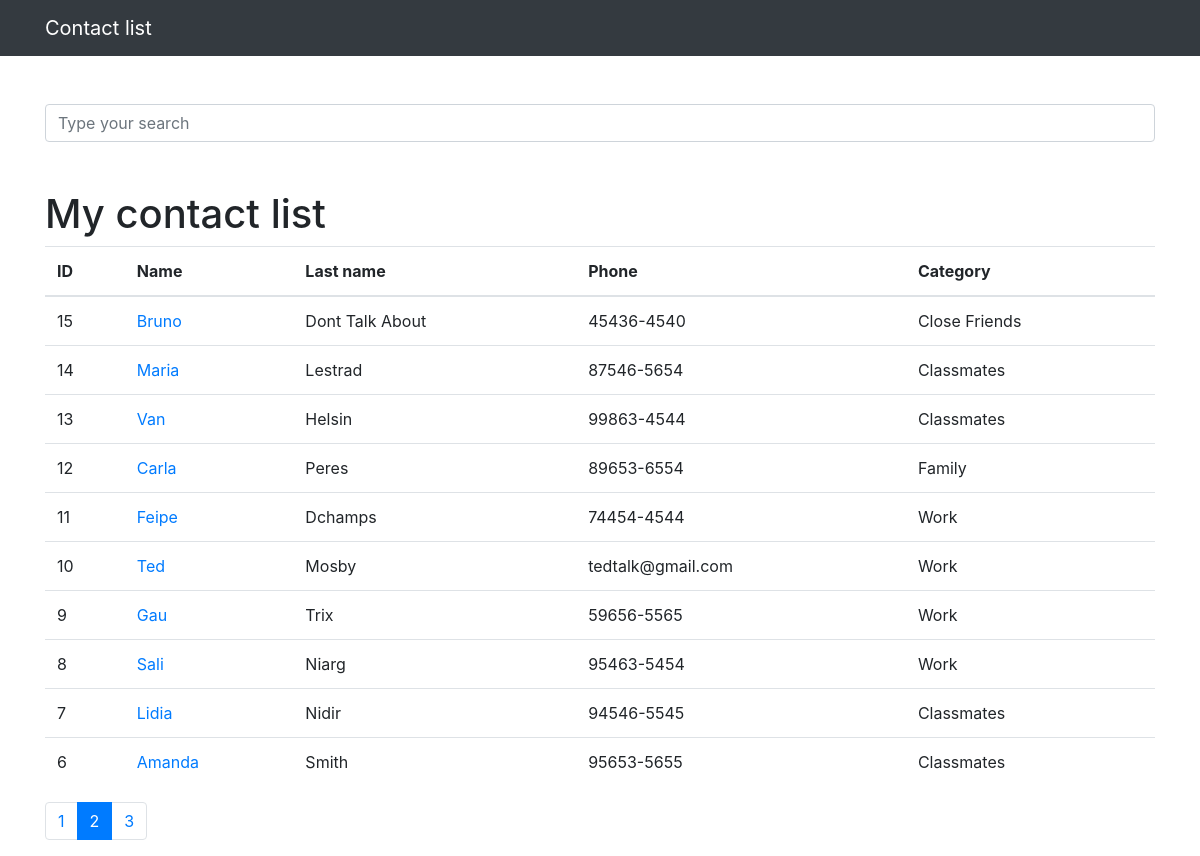
The app's page /?p=2&word= with its own data.
### contacts/models.py (models this page shows, shortened)
class Contact(models.Model):
    name = models.CharField(max_length=255)
    last_name = models.CharField(max_length=255, blank=True)
    phone_number = models.CharField(max_length=255)
    email = models.CharField(max_length=255, blank=True)
    creation_date = models.DateTimeField(default=timezone.now)
    description = models.TextField(blank=True)
    category = models.ForeignKey(Category, on_delete=models.DO_NOTHING)
    show = models.BooleanField(default=True)
    picture = models.ImageField(blank=True, upload_to='pictures/%Y/%m')

class Category(models.Model):
    name = models.CharField(max_length=255)
    def __str__(self):
        return self.name

### contacts/views.py (the view)
# urls.py: path('', views.index, name='index'),
def index(request):
    contacts = Contact.objects.order_by('-id').filter(
        show=True
    )
    paginator = Paginator(contacts, 10)
    page = request.GET.get('p')
    contacts = paginator.get_page(page)
    return render(request, 'contacts/index.html', {
        'contacts': contacts
    })

### contacts/templates/contacts/index.html
{% extends 'base.html' %}
{%block content%}
 <h1 class="mt-5">My contact list</h1>
        <table class="table">
          <thead>
            <tr>
              <th>ID</th>
              <th>Name</th>
              <th>Last name</th>
              <th>Phone</th>
              <th>Category</th>
            </tr>
          </thead>
          <tbody>
            {% for contact in contacts %}
              <tr>
                <td>{{contact.id}}</td>
                <td>
                  <a href="{% url 'views_contact' contact.id %}"> {{ contact.name }}</a>
                </td>
                <td>{{ contact.last_name }}</td>
                <td>{{ contact.phone_number }}</td>
                <td>{{ contact.category }}</td>
              </tr>
            {% endfor %}
          </tbody>
        </table>
<nav aria-label="Page navigation example">
  <ul class="pagination">
    {% for page in contacts.paginator.page_range %}
      {% if contacts.number == page %}
        <li class="page-item active"><a class="page-link" href="?p={{ page }}&word={{ request.GET.word }}">{{page}}</a></li>
      {% else %}
       <li class="page-item"><a class="page-link" href="?p={{ page }}&word={{ request.GET.word }}">{{page}}</a></li>
      {% endif %}
    {% endfor %}
  </ul>
</nav>
{%endblock%}

### records on screen
Contact: id "15", name "Bruno", last_name "Dont Talk About", phone_number "45436-4540", category "Close Friends"
Contact: id "14", name "Maria", last_name "Lestrad", phone_number "87546-5654", category "Classmates"
Contact: id "13", name "Van", last_name "Helsin", phone_number "99863-4544", category "Classmates"
Contact: id "12", name "Carla", last_name "Peres", phone_number "89653-6554", category "Family"
Contact: id "11", name "Feipe", last_name "Dchamps", phone_number "74454-4544", category "Work"
Contact: id "10", name "Ted", last_name "Mosby", phone_number "tedtalk@gmail.com", category "Work"
Contact: id "9", name "Gau", last_name "Trix", phone_number "59656-5565", category "Work"
Contact: id "8", name "Sali", last_name "Niarg", phone_number "95463-5454", category "Work"
Contact: id "7", name "Lidia", last_name "Nidir", phone_number "94546-5545", category "Classmates"
Contact: id "6", name "Amanda", last_name "Smith", phone_number "95653-5655", category "Classmates"

### other values on screen
{{ page }} "1" "3"
{{ page }} "2"
